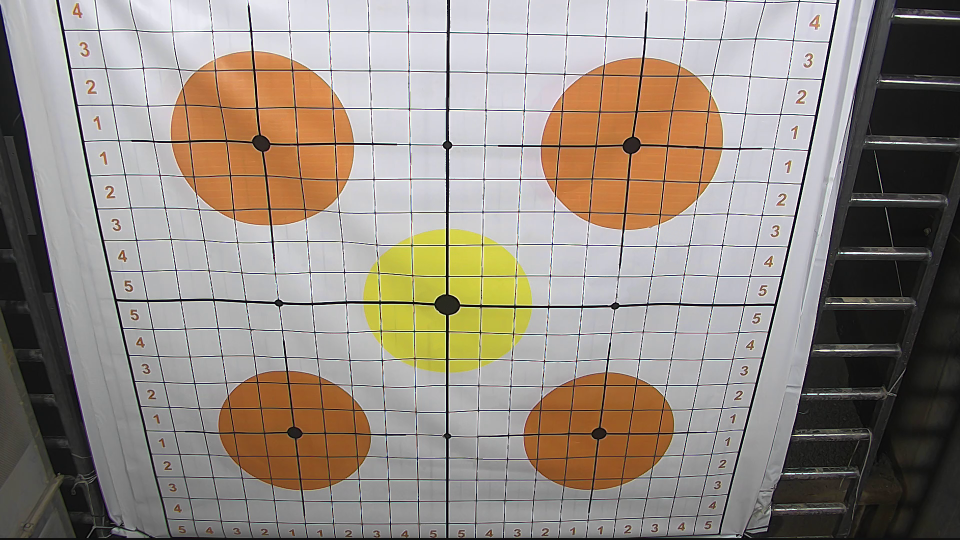
#> input picture sw/BLG513Project/DataSet/Fire0.png, 1920 x 1080 px (shown at 1/2 size)
$ python main.py
#> lines starting #> are read from the running program, lines starting #| are printed output that depends on the picture; after the words box and inside, x2 and y2 are one past the last pixel; in counts of white or black regions, pixels touching at a corner belong together; long printed decimals are rounded
#############################################################
# Firing Performance Measurement for                        #
# Remote Controlled Machine Gun Platform                    #
#                                                           #
# BLG 513E Image Processing Project                         #
#                                                           #
# Copyright (C)  Mehmet AKTAS 0504181576                    #
#                                                           #
#############################################################
from skimage.metrics import structural_similarity
import cv2
import math
import numpy as np
import matplotlib.image as mpimg
import matplotlib.pyplot as plt

print("Firing Performance Measurement for Remote Controlled Machine Gun Platform")

fileName = 'DataSet/Fire0.png'
imageBackground = plt.imread(fileName)
#> imageBackground is the input picture: shape (1080, 1920, 3) float32; mean R, G, B 0.584, 0.547, 0.511
grayBackground = cv2.cvtColor(imageBackground, cv2.COLOR_BGR2GRAY)

fileName = 'DataSet/Fire6.png'
imageFire = plt.imread(fileName)
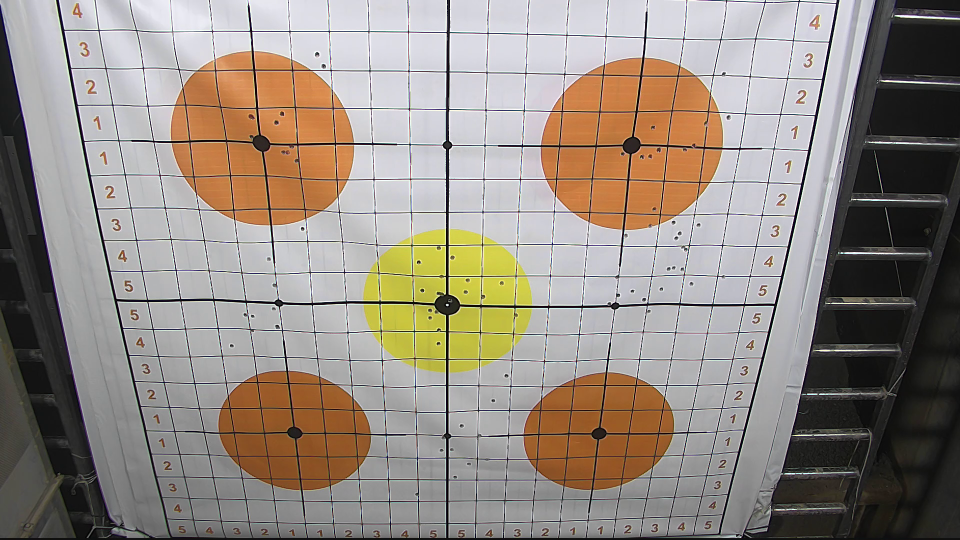
#> input picture sw/BLG513Project/DataSet/Fire6.png, 1920 x 1080 px (shown at 1/2 size)
#> imageFire is the input picture: shape (1080, 1920, 3) float32; mean R, G, B 0.584, 0.546, 0.511
grayFire = cv2.cvtColor(imageFire, cv2.COLOR_BGR2GRAY)

pointsSource = np.float32([[197,60],[1586,82],[1403, 992],[379,996]])
#pointsDestination = np.float32([[197,60],[1586,82],[1586, 1450],[197,1472]])
pointsDestination = np.float32([[0,0],[1600,0],[1600, 1600],[0,1600]])

M = cv2.getPerspectiveTransform(pointsSource, pointsDestination)

transformed = np.zeros((1600,1600), np.uint8)

warpGrayBackground = cv2.warpPerspective(grayBackground, M, transformed.shape)
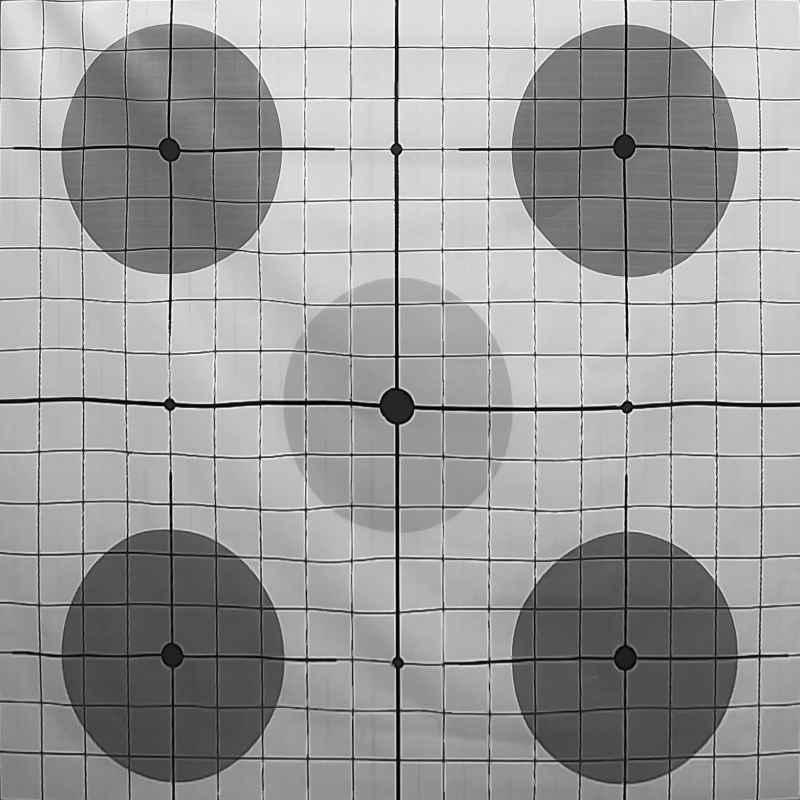
#> warpGrayBackground: shape (1600, 1600) float32 (shown at 1/2 size); min 0.000558, max 1, mean 0.609
#cv2.imshow("warpGrayBackground", warpGrayBackground)
warpGrayBackground = (warpGrayBackground * 255).astype("uint8")

warpGrayFire = cv2.warpPerspective(grayFire, M, transformed.shape)
#cv2.imshow("warpGrayFire", warpGrayFire)
warpGrayFire = (warpGrayFire * 255).astype("uint8")

warpFire = cv2.warpPerspective(imageFire, M, transformed.shape)
#cv2.imshow("warpFire", warpFire)
warpFire = (warpFire * 255).astype("uint8")

cv2.imwrite('DataSet/warpGrayBackground.png', warpGrayBackground)
cv2.imwrite('DataSet/warpGrayFire.png', warpGrayFire)
cv2.imwrite('DataSet/warpFire.png', warpFire)

(score, diff) = structural_similarity(warpGrayBackground, warpGrayFire, gaussian_weights=True, full=True, sigma=1)
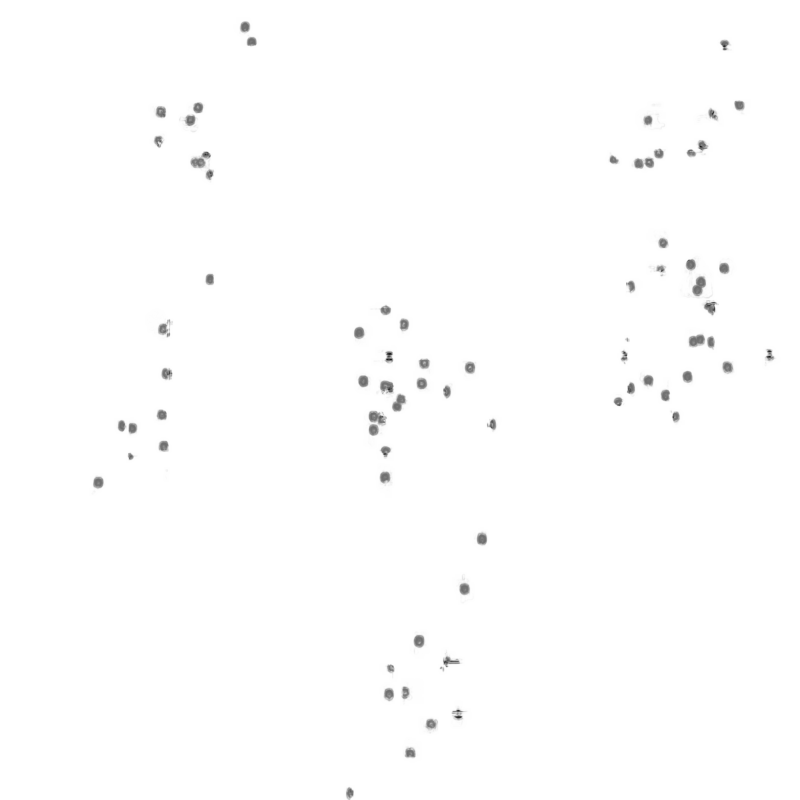
#> diff: shape (1600, 1600) float64 (shown at 1/2 size); min -0.755, max 1, mean 0.992; drawn with min black and max white
#> score = 0.991
print("Image similarity:", score)
#| Image similarity: 0.9915

# The diff image contains the actual image differences between the two images
# and is represented as a floating point data type in the range [0,1]
# so we must convert the array to 8-bit unsigned integers in the range
# [0,255] before we can use it with OpenCV
diff = (diff * 255).astype("uint8")

cv2.imwrite('DataSet/diff.png', diff)

#diff = cv2.medianBlur(diff, 7)

# Threshold the difference image, followed by finding contours to
# obtain the regions of the two input images that differ
thresh = cv2.threshold(diff, 20, 255, cv2.THRESH_BINARY | cv2.THRESH_OTSU)[1]
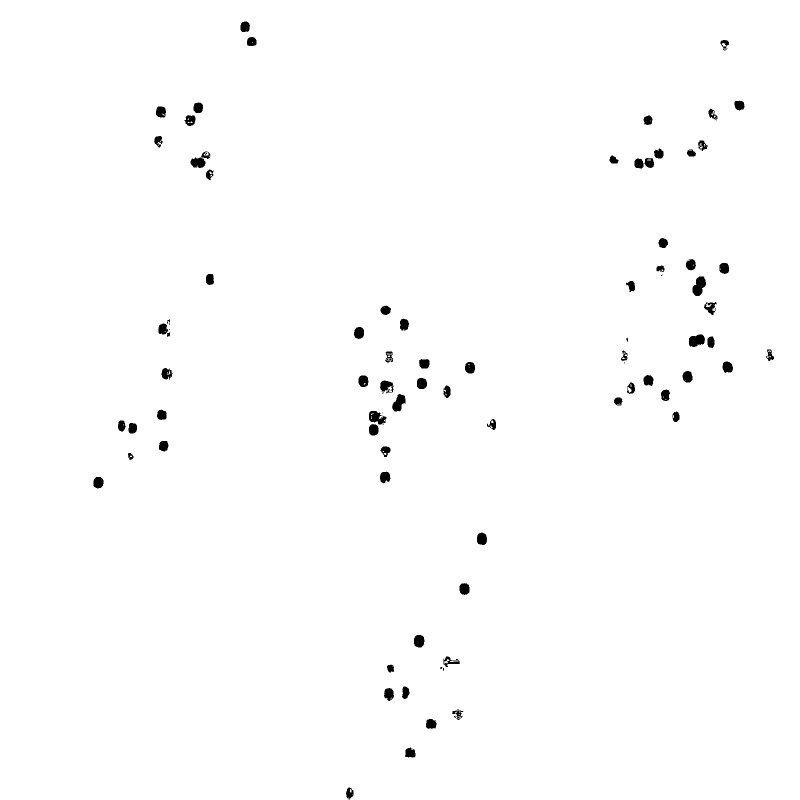
#> thresh: shape (1600, 1600) (shown at 1/2 size); 99.1% white; 89 black regions (15 under 20 px), largest, box (x1, y1, x2, y2) and area: (1385, 553, 1412, 592) 704, (381, 303, 421, 336) 621, (1378, 669, 1410, 694) 613
#thresh = cv2.adaptiveThreshold(diff, 255, cv2.ADAPTIVE_THRESH_GAUSSIAN_C, cv2.THRESH_BINARY_INV, 111, 3)

cv2.imwrite('DataSet/thresh.png', thresh)

# To filling circles
kernel = np.ones((3,3), np.uint8)
opening = cv2.morphologyEx(thresh, cv2.MORPH_OPEN, kernel)
#> opening: shape (1600, 1600); 99.1% white; 78 black regions (5 under 20 px)

cv2.imwrite('DataSet/opening.png', opening)

# [12 lines of commented-out code are left out]
detectedCircles = cv2.HoughCircles(opening, cv2.HOUGH_GRADIENT, 1, 8, param1 = 30, param2 = 7, minRadius = 5, maxRadius = 12)
#> detectedCircles = 76 rows, first 8: [195.5, 964.5, 11.4], [322.5, 829.5, 9.6], [1381.5, 529.5, 10.3], [396.5, 214.5, 10.3], [1294.5, 239.5, 9.6], [1317.5, 307.5, 9.6], [940.5, 734.5, 11.4], [726.5, 761.5, 11.4]
print("detected_circles:", detectedCircles)
#> (printed output is left out)

# Draw circles that are detected.
if detectedCircles is not None:

    # Convert the circle parameters a, b and r to integers.
    detectedCircles = np.uint16(np.around(detectedCircles))
#> detectedCircles = 76 rows, first 8: [196, 964, 11], [322, 830, 10], [1382, 530, 10], [396, 214, 10], [1294, 240, 10], [1318, 308, 10], [940, 734, 11], [726, 762, 11]

    for pt in detectedCircles[0, :]:
        a, b, r = pt[0], pt[1], pt[2]

        # Draw the circumference of the circle.
        cv2.circle(warpFire, (a, b), r, (0, 0, 255), 2)
#> this loop made 76 passes
#> (a, b, r) on passes 1 to 12: (196, 964, 11), (322, 830, 10), (1382, 530, 10), (396, 214, 10), (1294, 240, 10), (1318, 308, 10), (940, 734, 11), (726, 762, 11), (862, 1448, 11), (264, 856, 10), (400, 326, 10), (1236, 802, 8)
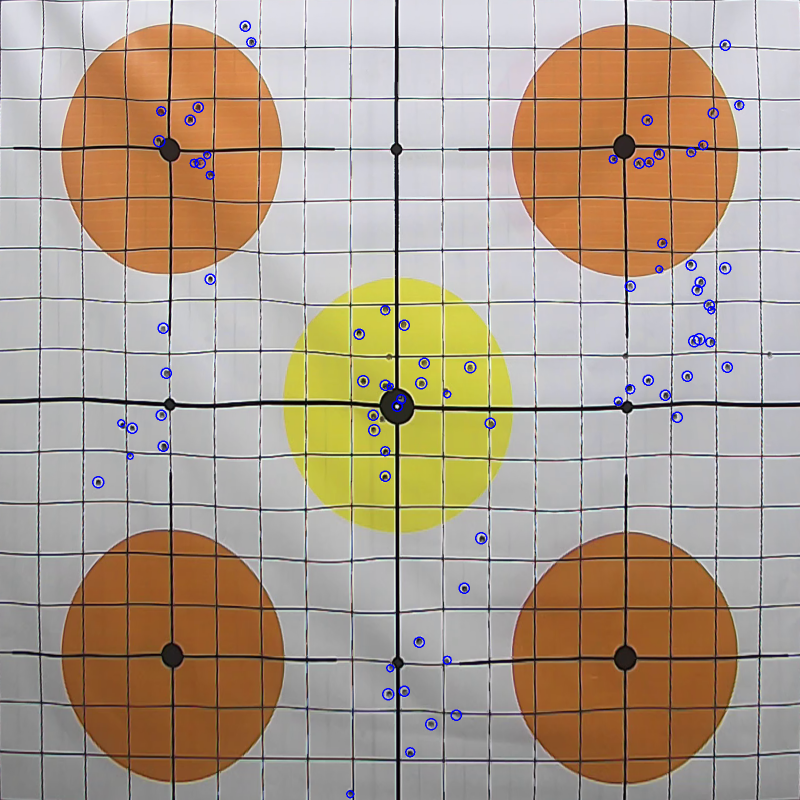
#> warpFire: shape (1600, 1600, 3) (shown at 1/2 size); mean R, G, B 174.1, 157.4, 140.5

        # Draw a small circle (of radius 1) to show the center.
        #cv2.circle(imageFire, (a, b), 1, (0, 0, 255), 3)

cv2.imshow("Detected Circle", warpFire)
cv2.waitKey(0)


contours = cv2.findContours(thresh.copy(), cv2.RETR_EXTERNAL, cv2.CHAIN_APPROX_SIMPLE)
#> contours = 1 contour; box (x1, y1, x2, y2) and area: (0, 0, 1600, 1600) 2556801
contours = contours[0] if len(contours) == 2 else contours[1]
#> contours = [[[0, 0], [0, 1599], [1599, 1599], [1599, 0]]]

mask = np.zeros(imageBackground.shape, dtype='uint8')
filled_after = imageFire.copy()

for c in contours:
    area = cv2.contourArea(c)
    if area > 40:
        x,y,w,h = cv2.boundingRect(c)
        cv2.rectangle(imageBackground, (x, y), (x + w, y + h), (36,255,12), 2)
        cv2.rectangle(imageFire, (x, y), (x + w, y + h), (36,255,12), 2)
        cv2.drawContours(mask, [c], 0, (0,255,0), -1)
        cv2.drawContours(filled_after, [c], 0, (0,255,0), -1)
#> this loop made 1 pass
#> (c, area, x, y, w, h) on pass 1: ([[0, 0], [0, 1599], [1599, 1599], [1599, 0]], 2556801, 0, 0, 1600, 1600)
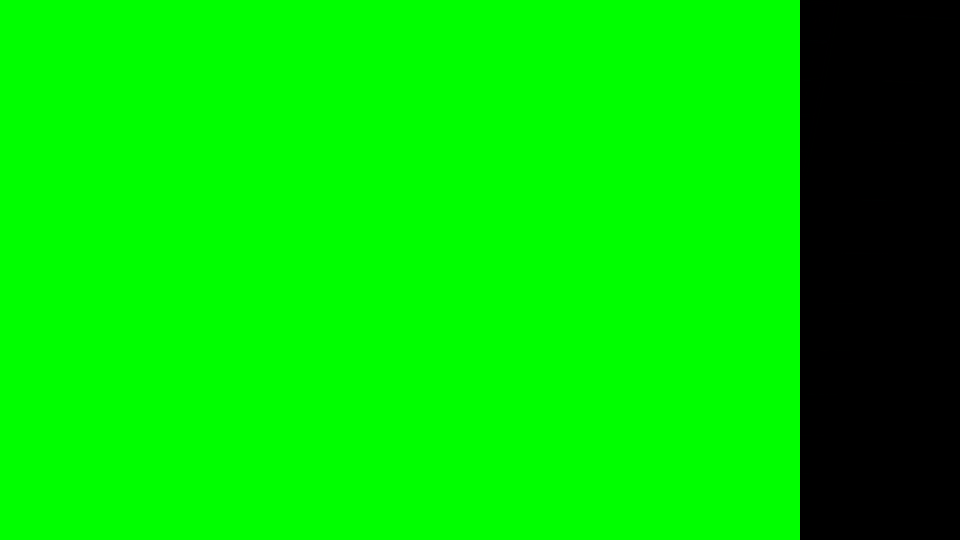
#> filled_after: shape (1080, 1920, 3) float32 (shown at 1/2 size); mean R, G, B 0, 213.3, 0
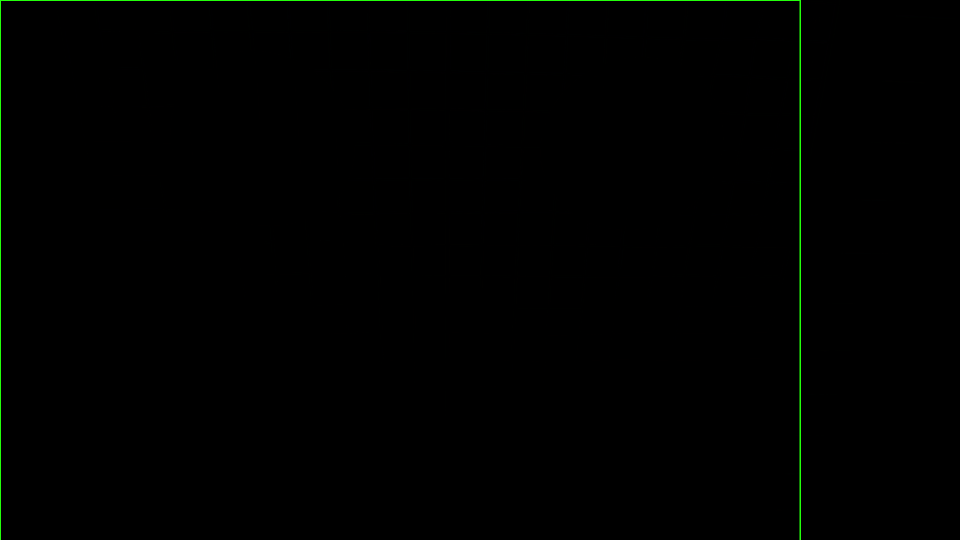
#> imageBackground: shape (1080, 1920, 3) float32 (shown at 1/2 size); mean R, G, B 0.7, 1.6, 0.6

cv2.imwrite('DataSet/Result.png', warpFire)
# [7 lines of commented-out code are left out]
cv2.waitKey(0)

# Displays subplotted images
# plt.show()
